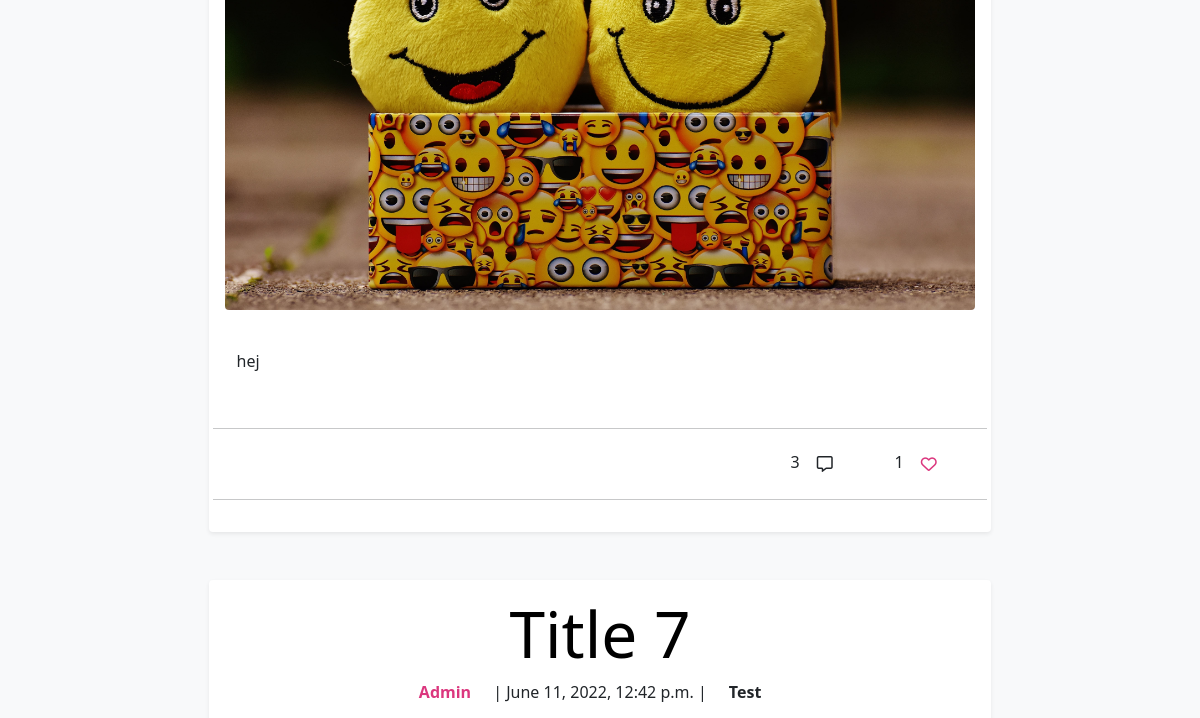
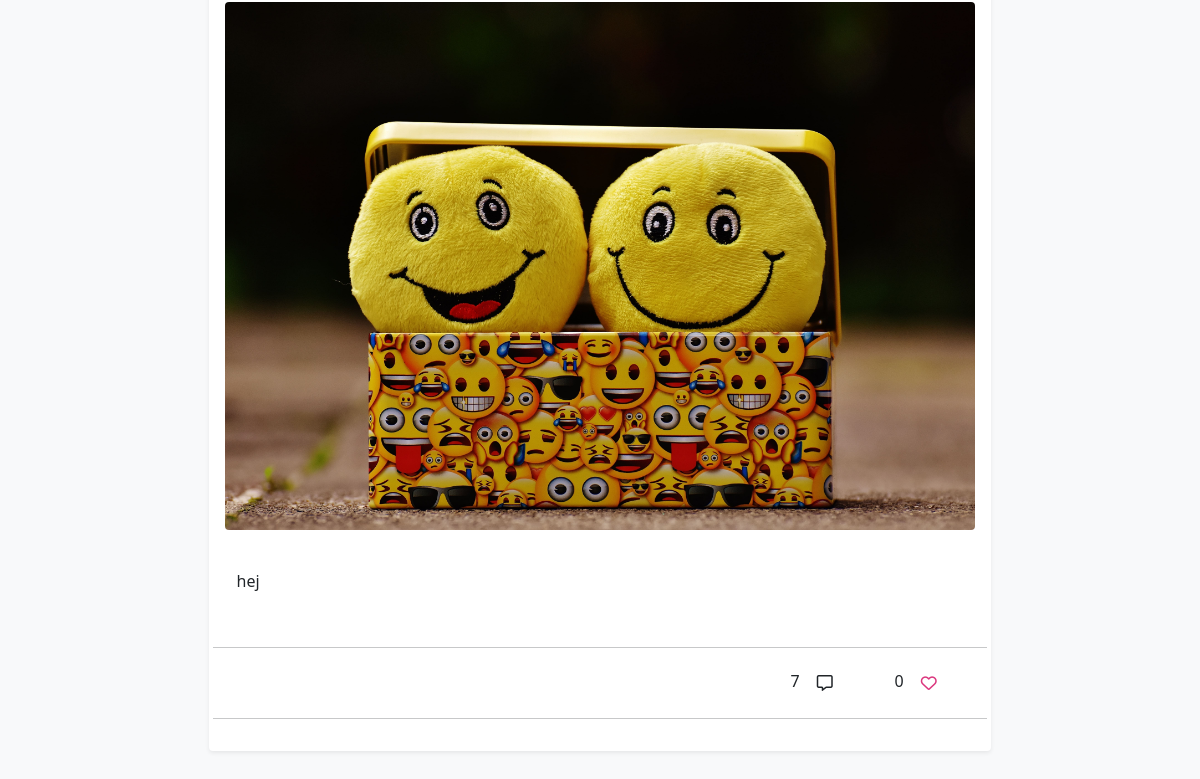
Before: /category/test/ (lower part) with the older database file (2 pictures, top to bottom).
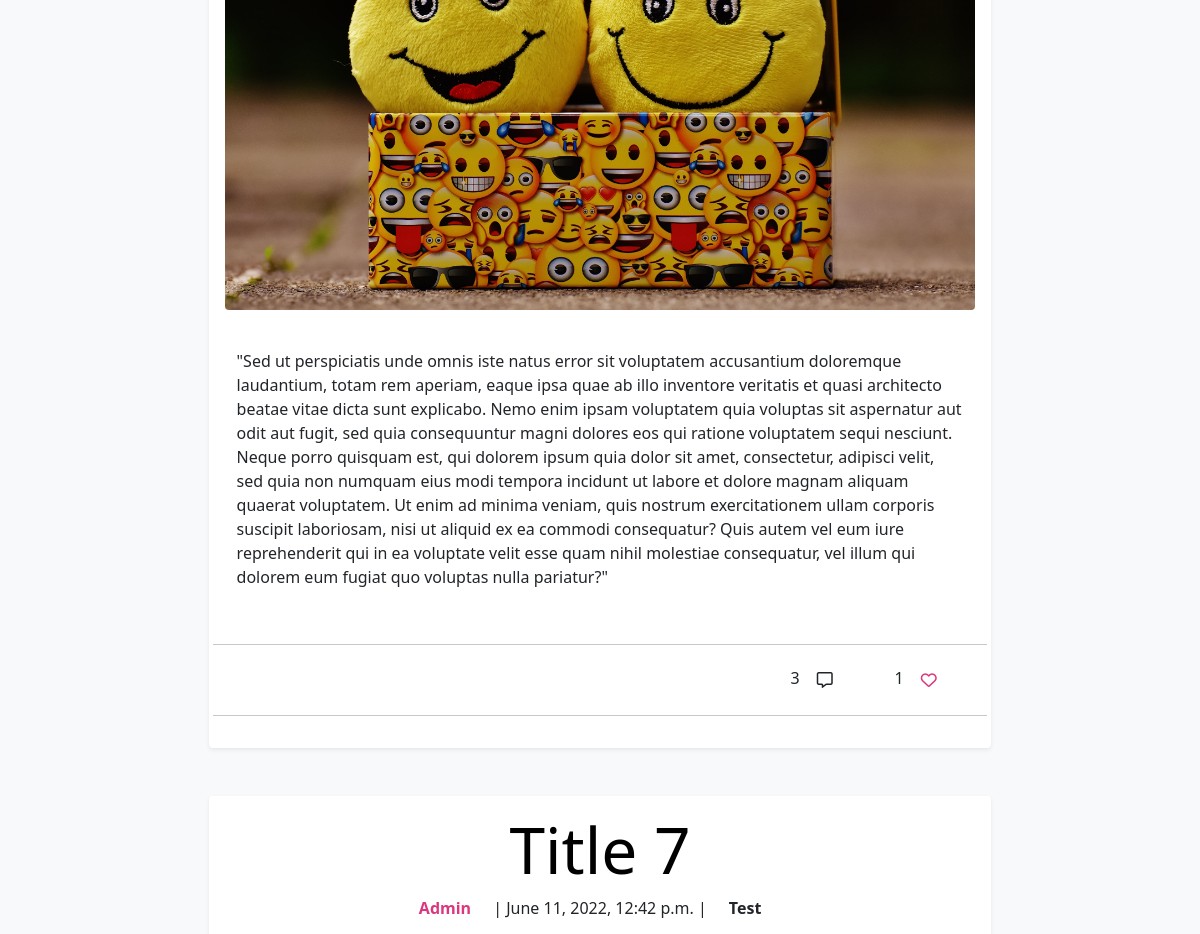
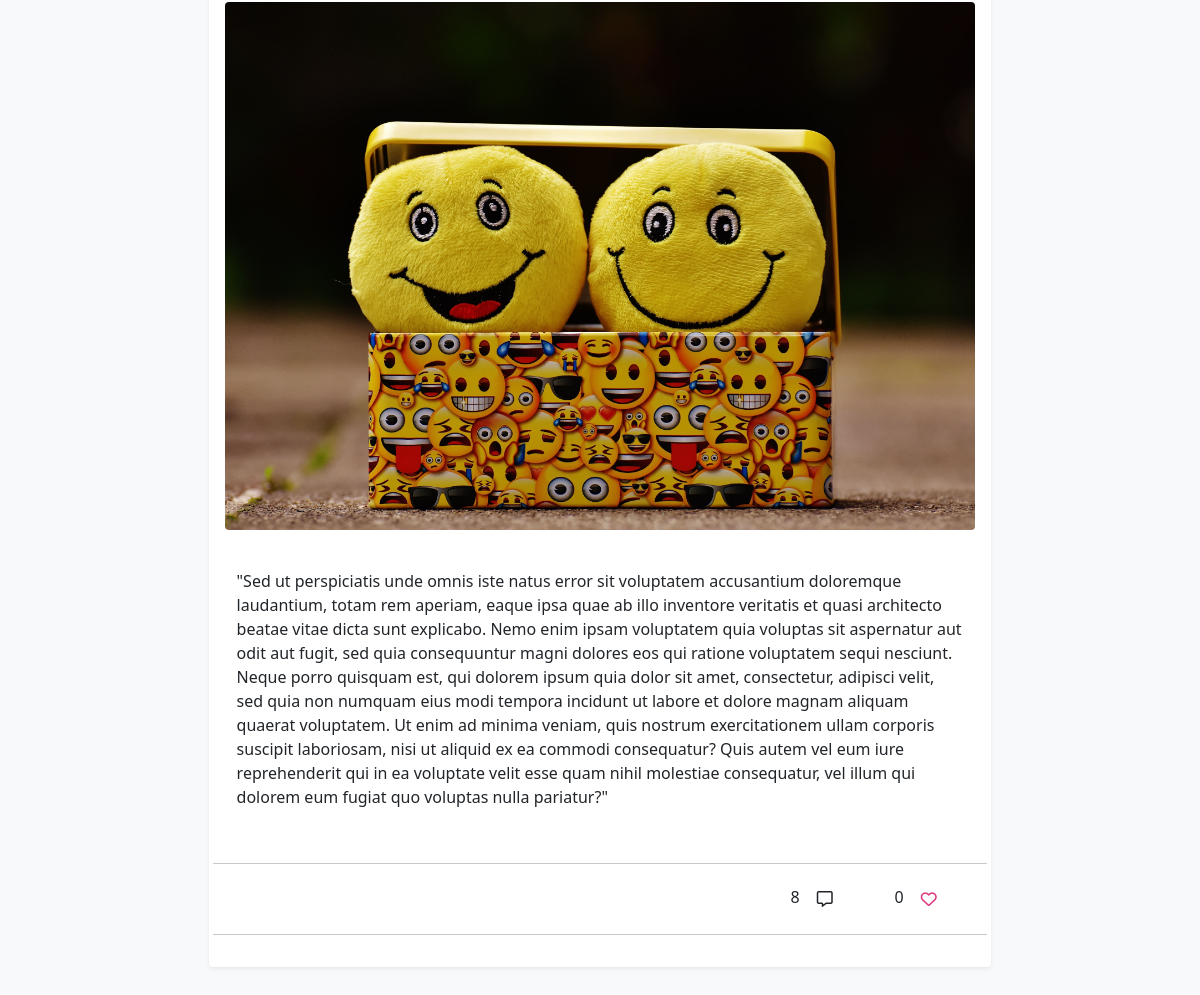
After: the same page with the newer database file (2 pictures, top to bottom).
### blog_post/models.py (models this page shows, shortened)
class Post(models.Model):
    PUBLISH_STATUS = ((0, 'Draft'), (1, 'Publish'))
    title = models.CharField(max_length=100)
    slug = models.SlugField(max_length=200, unique=True)
    meta_description = models.CharField(max_length=150, blank=True)
    author = models.ForeignKey(
        User,
        on_delete=models.CASCADE,
        related_name='post_author',
        )
    category = models.ForeignKey(
        Category,
        on_delete=models.CASCADE,
        related_name='post_category',
        )
    created_on = models.DateTimeField(auto_now_add=True)
    updated_on = models.DateTimeField(auto_now=True)
    content = models.TextField()
    published = models.IntegerField(choices=PUBLISH_STATUS, default=0)
    publish_date = models.DateTimeField(blank=True, null=True)
    likes = models.ManyToManyField(
        Profile,
        related_name='post_likes',
        default=[0],
        blank=True
        )
    number_of_likes = models.BigIntegerField(default='0')
    post_img = CloudinaryField(
        'post_image',
        default='default_image'
        )  # TODO: Add a default picture
    class Meta:
        ordering = ['-created_on']

class Category(models.Model):
    name = models.CharField(
        max_length=50,
        unique=True,
        blank=False,
        null=False,
        )
    slug = models.SlugField(
        max_length=200,
        unique=True,
        blank=False,
        null=False,
        )
    category_img = CloudinaryField(
        'category_image',
        default='default_image',
        )  #  TODO: Add a default picture
    class Meta:
        verbose_name_plural = "categories"
    def __str__(self):
        return f'{self.name}'

### home/views.py (the view)
# urls.py: path('category/<slug:slug>/', views.CategoryPostList.as_view(), name='post_by_category'),
class CategoryPostList(generic.ListView):
    model = Post
    template_name = 'posts_by_category.html'
    context_object_name = 'posts_by_category'
    def get(self, request, slug, *args, **kwargs):
        category = get_object_or_404(Category, slug=slug)
        queryset = Post.objects.filter(published=1, category=category).order_by('-created_on')
        context = {
            'post_list': queryset,
            'category': category
            }
        return render(
            request,
            'posts_by_category.html',
            context
        )

### profiles/models.py (called while the page is built)
    def __str__(self):
        return f'{self.user}'

### home/templates/posts_by_category.html
{% extends 'base.html' %}
{% load static %}
{% block content %}
    {% for post in post_list %}
            {% include 'blog_post_list.html' %}
    {% endfor %}
{% endblock %}

### home/templates/blog_post_list.html (shortened to what this page needs)
{% block content %}
<article class="mx-auto blog-post-list shadow-sm p-3 mb-5 bg-body rounded">
    <div class="row">
        <span class="text-center">
            <a href="{% url 'blog_post' post.slug %}" class="blog-post-header">
                <h1 class="display-3 text-capitalize blog-post-header">{{post.title}}</h1>
            </a>
        </span>
    </div>
    <div class="row">
        <div class="col-4 g-0">
            <p class="text-lg-end text-md-end fw-bold post-author">{{post.author}}</p>
        </div>
        <div class="col-4 g-0">
            <p class="text-lg-center text-md-center">| {{post.created_on}} |</p>
        </div>
        <div class="col-4 g-0">
            <p class="text-lg-start text-md-start fw-bold">{{post.category}}</p>
        </div>
    </div>
    <div>
        <img class="img-fluid rounded" id="temporary-defalt-pic" src="../../static/media/temporary_default.jpeg"
            alt="Smile emoojis">
    </div>
    <article id="blog-post-body">
        <div class="row">
            <p class="blog-post-content"> {{post.content}} </p>
            <hr>
        </div>
    </article>
    <div class="comment-and-like-section">
        <div class="row">
            <div class="col-10">
                <p class="text-end">{{post.post_comments.count}}
                    <button class="btn btn-comments" type="button"><i class="far fa-comment-alt"></i></button>
                </p>
            </div>
            <div class="col-2 text-center">
                <span>{{post.number_of_likes}}</span>
                {% if request.user.is_authenticated %}
                    {% if liked %}
                    <button class="btn btn_likes" id="btn-like" name="{% url 'post_likes' post.slug %}" type="submit"
                    value="{{post.id}}"><i id="btn-i" class="fas fa-heart btn-icon"></i></button>
                    {% else %}
                    <button class="btn btn_likes" id="btn-like" name="{% url 'post_likes' post.slug %}" type="submit"
                    value="{{post.id}}"><i id="btn-i" class="far fa-heart btn-icon"></i></button>
                    {% endif %}
                {% else %}
                <button class="btn" id="btn-like" onclick="alertMsgVisitorLikes()"><i id="btn-i"
                        class="far fa-heart btn-icon"></i></button>
                {% endif %}
            </div>
            <hr>
        </div>
    </div>
</article>
{% endblock %}

Changed rows visible on the page:
changed Post (number 1 of 2 on the later page): content "hej" → "\"Sed ut perspiciatis unde omnis iste natus error sit voluptatem accusantium doloremque laudantium, totam rem aperiam, eaque ipsa quae ab illo inventore veritatis et quasi architecto beatae vitae dicta sunt explicabo. Nemo enim ipsam voluptatem quia voluptas sit aspernatur aut odit aut fugit, sed quia consequuntur magni dolores eos qui ratione voluptatem sequi nesciunt. Neque porro quisquam est, qui dolorem ipsum quia dolor sit amet, consectetur, adipisci velit, sed quia non numquam eius modi tempora incidunt ut labore et dolore magnam aliquam quaerat voluptatem. Ut enim ad minima veniam, quis nostrum exercitationem ullam corporis suscipit laboriosam, nisi ut aliquid ex ea commodi…"
changed Post "Title 7": content "hej" → "\"Sed ut perspiciatis unde omnis iste natus error sit voluptatem accusantium doloremque laudantium, totam rem aperiam, eaque ipsa quae ab illo inventore veritatis et quasi architecto beatae vitae dicta sunt explicabo. Nemo enim ipsam voluptatem quia voluptas sit aspernatur aut odit aut fugit, sed quia consequuntur magni dolores eos qui ratione voluptatem sequi nesciunt. Neque porro quisquam est, qui dolorem ipsum quia dolor sit amet, consectetur, adipisci velit, sed quia non numquam eius modi tempora incidunt ut labore et dolore magnam aliquam quaerat voluptatem. Ut enim ad minima veniam, quis nostrum exercitationem ullam corporis suscipit laboriosam, nisi ut aliquid ex ea commodi…"; post_comments.count "7" → "8"
